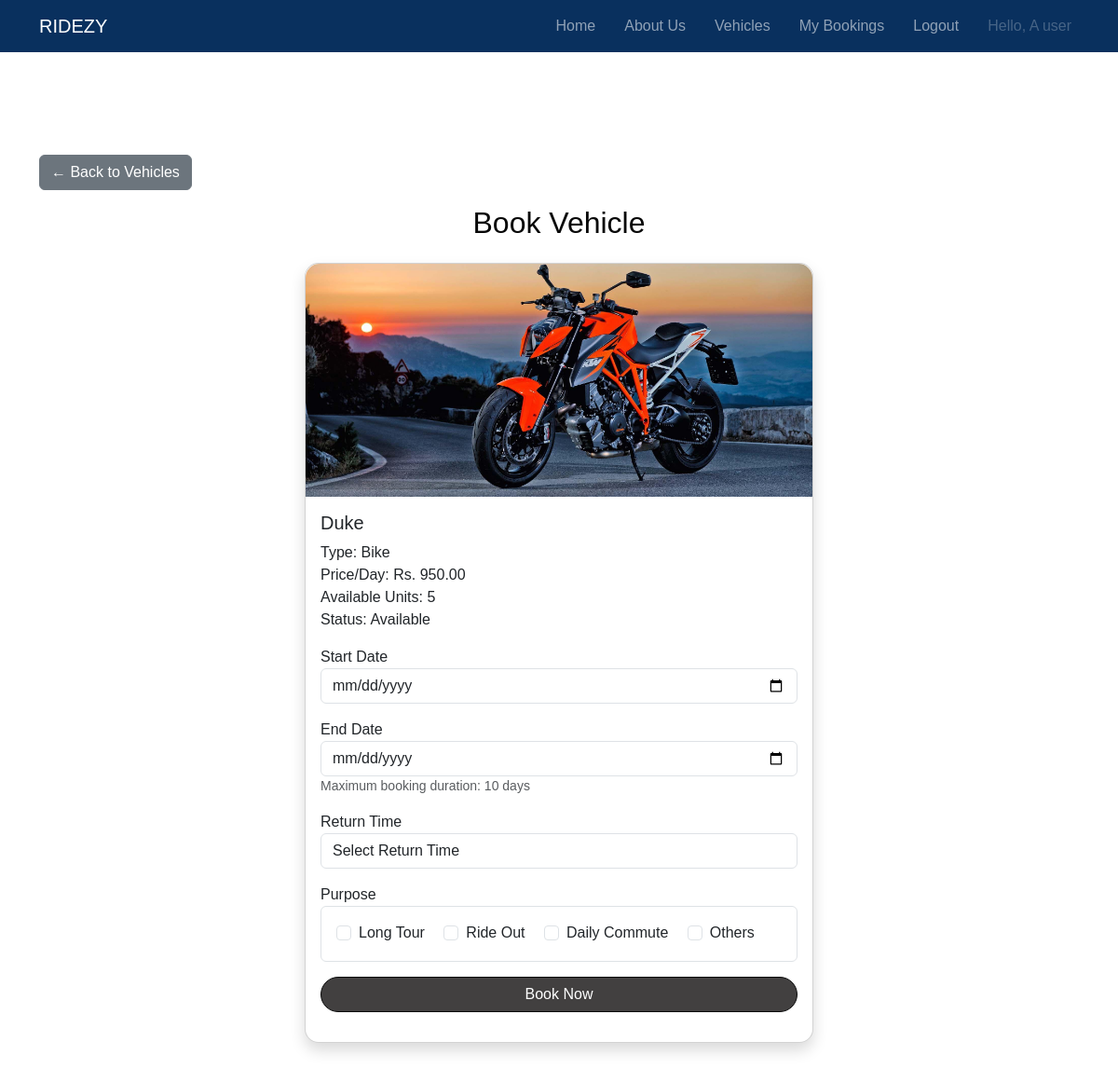
/users/book_vehicle.php?id=15 (signed in), run on the app's committed database.
### tables this page shows
CREATE TABLE `vehicles` (
  `vehicle_id` int(11) NOT NULL,
  `vehicle_name` varchar(100) NOT NULL,
  `vehicle_type` enum('Car','Bike','Truck','Other') NOT NULL,
  `plate_number` varchar(50) NOT NULL,
  `price_per_day` decimal(10,2) NOT NULL,
  `availability` enum('Available','Unavailable') DEFAULT 'Available',
  `description` text DEFAULT NULL,
  `image` varchar(255) DEFAULT NULL,
  `owner_id` int(11) DEFAULT NULL,
  `quantity` int(11) NOT NULL DEFAULT 1,
  `posted_date` datetime DEFAULT current_timestamp(),
  `is_approved` tinyint(1) NOT NULL DEFAULT 0,
  `booked_units` int(11) NOT NULL DEFAULT 0,
  `status` enum('Pending','Approved','Rejected') NOT NULL DEFAULT 'Pending'
);

### users/book_vehicle.php (the view, shortened to what this page needs)
<?php
include '../db.php';
$vehicle_id = intval($_GET['id']);
$vehicle_query = mysqli_query($conn, "SELECT * FROM vehicles WHERE vehicle_id = $vehicle_id");
$vehicle = mysqli_fetch_assoc($vehicle_query);
$check_booking = mysqli_query($conn, "
    SELECT COUNT(*) as booked_count FROM bookings
    WHERE vehicle_id=$vehicle_id
    AND status='Confirmed'
    AND returned_status='Not Returned'
");
$row = mysqli_fetch_assoc($check_booking);
$remaining_units = $vehicle['quantity'] - $row['booked_count'];
include 'navbar.php';
?>
<!DOCTYPE html>
<html lang="en">
<head>
<link href="https://cdn.jsdelivr.net/npm/bootstrap@5.3.1/dist/css/bootstrap.min.css" rel="stylesheet">
<link rel="stylesheet" href="../assets/css/user.css?v=1.0">
</head>
<body>
<div class="container py-5 mt-5">
    <a href="vehicles.php" class="btn btn-secondary mb-3">&larr; Back to Vehicles</a>
    <h2 class="text-center mb-4">Book Vehicle</h2>
    <div class="row justify-content-center">
        <div class="col-md-6">
            <div class="card shadow">
                <img src="<?= !empty($vehicle['image']) ? '../uploads/'.$vehicle['image'] : '../assets/images/placeholder.jpg'; ?>" class="card-img-top" style="height:250px; object-fit:cover;" alt="<?= $vehicle['vehicle_name']; ?>">
                <div class="card-body">
                    <h5 class="card-title"><?= $vehicle['vehicle_name']; ?></h5>
                    <p class="card-text">
                        Type: <?= $vehicle['vehicle_type']; ?><br>
                        Price/Day: Rs. <?= $vehicle['price_per_day']; ?><br>
                        Available Units: <span id="remaining_units"><?= $remaining_units; ?></span><br>
                        Status: <?= $vehicle['availability']; ?>
                    </p>
                    <form method="POST" id="bookingForm">
                        <div class="mb-3">
                            <label>Start Date</label>
                            <input type="date" name="start_date" id="start_date" class="form-control" min="<?= date('Y-m-d'); ?>">
                        </div>
                        <div class="mb-3">
                            <label>End Date</label>
                            <input type="date" name="end_date" id="end_date" class="form-control" min="<?= date('Y-m-d'); ?>">
                            <small class="text-muted">Maximum booking duration: 10 days</small>
                        </div>
                        <div class="mb-3">
                            <label>Return Time</label>
                            <select name="return_time" id="return_time" class="form-control">
                              <option value="">Select Return Time</option>
                            </select>
                        </div>
                        <div class="mb-3">
                            <label>Purpose</label>
                            <div class="purpose-box p-3 border rounded">
                                <div class="form-check form-check-inline">
                                    <input class="form-check-input" type="checkbox" name="purpose[]" id="long_tour" value="Long Tour">
                                    <label class="form-check-label" for="long_tour">Long Tour</label>
                                </div>
                                <div class="form-check form-check-inline">
                                    <input class="form-check-input" type="checkbox" name="purpose[]" id="ride_out" value="Ride Out">
                                    <label class="form-check-label" for="ride_out">Ride Out</label>
                                </div>
                                <div class="form-check form-check-inline">
                                    <input class="form-check-input" type="checkbox" name="purpose[]" id="daily_commute" value="Daily Commute">
                                    <label class="form-check-label" for="daily_commute">Daily Commute</label>
                                </div>
                                <div class="form-check form-check-inline">
                                    <input class="form-check-input" type="checkbox" name="purpose[]" id="others" value="Others">
                                    <label class="form-check-label" for="others">Others</label>
                                </div>
                            </div>
                        </div>
                        <button type="submit" class="btn btn-primary w-100">Book Now</button>
                    </form>
                </div>
            </div>
        </div>
    </div>
</div>
</body>
</html>

### assets/css/user.css (style rules this page uses)
body { padding-top: 70px; padding-bottom: 60px; font-family: 'Arial', sans-serif; color: #070707; background-color: #ffffff ; }
.btn-primary { background-color: #424040; border-color: #0a0a0a; }
.card-img-top { height: 200px; object-fit: cover; }
.btn-primary { border-radius: 50px; transition: 0.3s; }
.card { border-radius: 15px; transition: transform 0.3s, box-shadow 0.3s; }
.card-img-top { border-top-left-radius: 15px; border-top-right-radius: 15px; }

### data on the page
vehicles: image (picture), vehicle_name "Duke", vehicle_type "Bike", price_per_day "950.00", quantity "5", availability "Available"

### other printed values
$_SESSION['full_name'] "A user"
